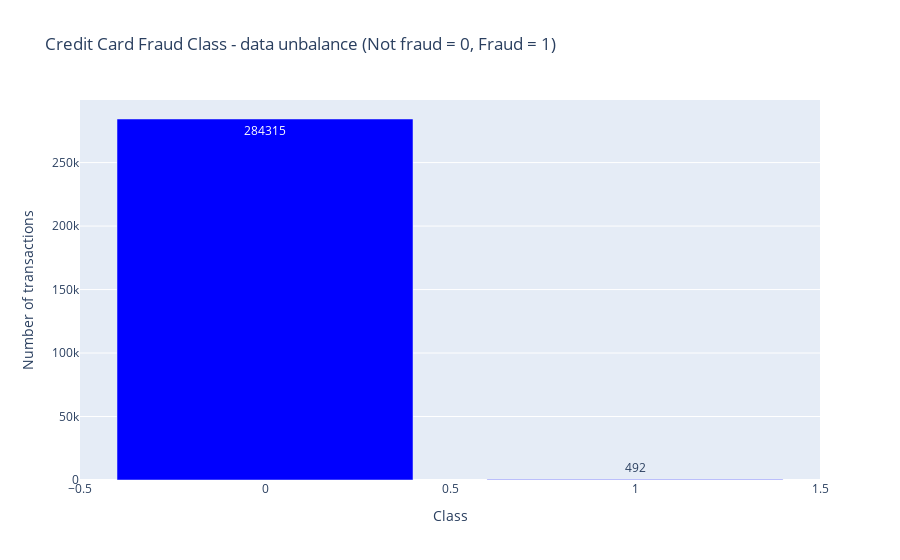

This figure's notebook cell:
### Code cell
temp = data_df["Class"].value_counts()
df = pd.DataFrame({'Class': temp.index,'values': temp.values})

trace = go.Bar(
    x = df['Class'],y = df['values'],
    name="Credit Card Fraud Class - data unbalance (Not fraud = 0, Fraud = 1)",
    marker=dict(color="blue"),
    text=df['values']
)
data = [trace]
layout = dict(title = 'Credit Card Fraud Class - data unbalance (Not fraud = 0, Fraud = 1)',
          xaxis = dict(title = 'Class', showticklabels=True), 
          yaxis = dict(title = 'Number of transactions'),
          hovermode = 'closest',width=600
         )
fig = dict(data=data, layout=layout)
iplot(fig, filename='class')

### Figure 1 — Plotly figure (JSON) as saved in the notebook; plotly's stock layout.template omitted (floating-point values rounded to 4 significant figures)
{"data": [{"marker": {"color": "blue"}, "name": "Credit Card Fraud Class - data unbalance (Not fraud = 0, Fraud = 1)", "text": [284315, 492], "x": [0, 1], "y": [284315, 492], "type": "bar"}], "layout": {"hovermode": "closest", "title": {"text": "Credit Card Fraud Class - data unbalance (Not fraud = 0, Fraud = 1)"}, "xaxis": {"showticklabels": true, "title": {"text": "Class"}, "type": "linear", "range": [-0.5, 1.5], "autorange": true}, "yaxis": {"title": {"text": "Number of transactions"}, "type": "linear", "range": [0, 299300.0], "autorange": true}, "autosize": true}}
